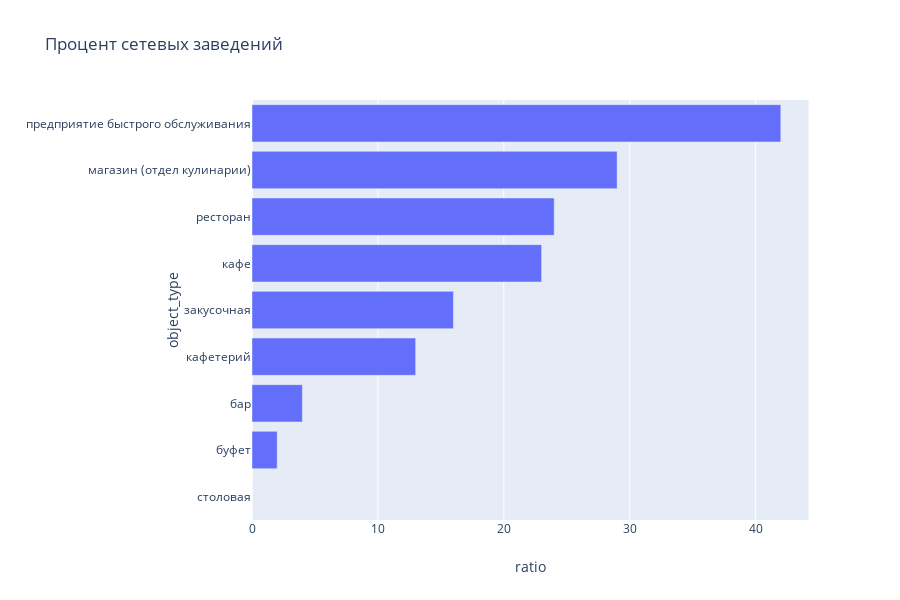

The notebook cell this image was saved under:
### Code cell
fig = px.bar(
    object_type, x='ratio', y='object_type', hover_data=['chain','unchain'], title='Процент сетевых заведений', orientation='h'
)
fig.update_traces(hovertemplate = 'Процент сетевых заведений: %{x}%')
fig.show()

### Figure 1 — Plotly figure (JSON) as saved in the notebook; plotly's stock layout.template omitted (floating-point values rounded to 4 significant figures)
{"data": [{"alignmentgroup": "True", "customdata": [[3, 2584], [11, 576], [37, 855], [52, 395], [56, 348], [1396, 6071], [543, 2282], [78, 273], [788, 1897]], "hoverlabel": {"namelength": 0}, "hovertemplate": "Процент сетевых заведений: %{x}%", "legendgroup": "", "marker": {"color": "#636efa"}, "name": "", "offsetgroup": "", "orientation": "h", "showlegend": false, "textposition": "auto", "type": "bar", "x": [0, 2, 4, 13, 16, 23, 24, 29, 42], "xaxis": "x", "y": ["столовая", "буфет", "бар", "кафетерий", "закусочная", "кафе", "ресторан", "магазин (отдел кулинарии)", "предприятие быстрого обслуживания"], "yaxis": "y"}], "layout": {"barmode": "relative", "height": 600, "legend": {"tracegroupgap": 0}, "title": {"text": "Процент сетевых заведений"}, "xaxis": {"anchor": "y", "domain": [0, 0.98], "title": {"text": "ratio"}}, "yaxis": {"anchor": "x", "domain": [0, 1], "title": {"text": "object_type"}}}}
